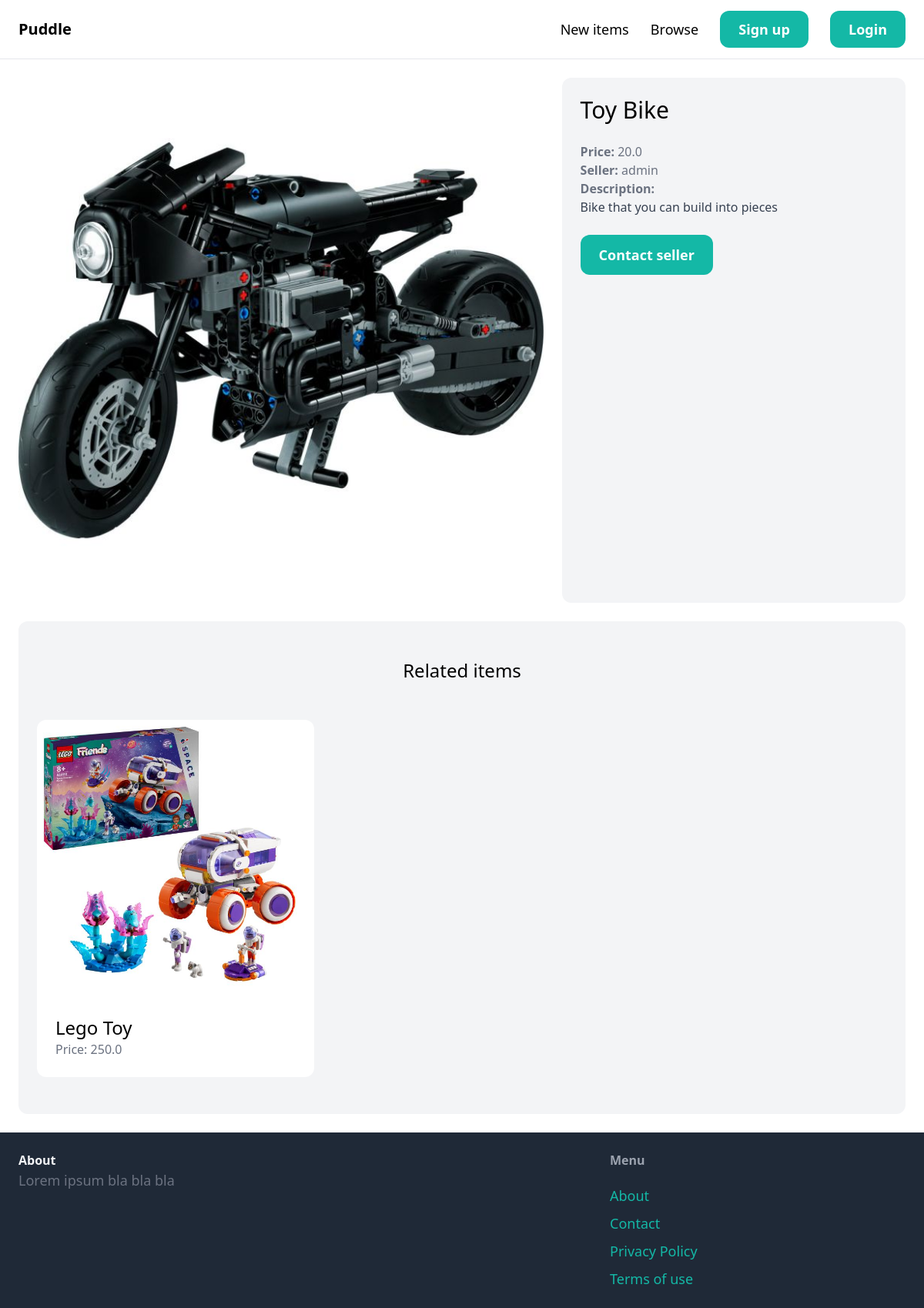
Before: /items/4/ with the older database file.
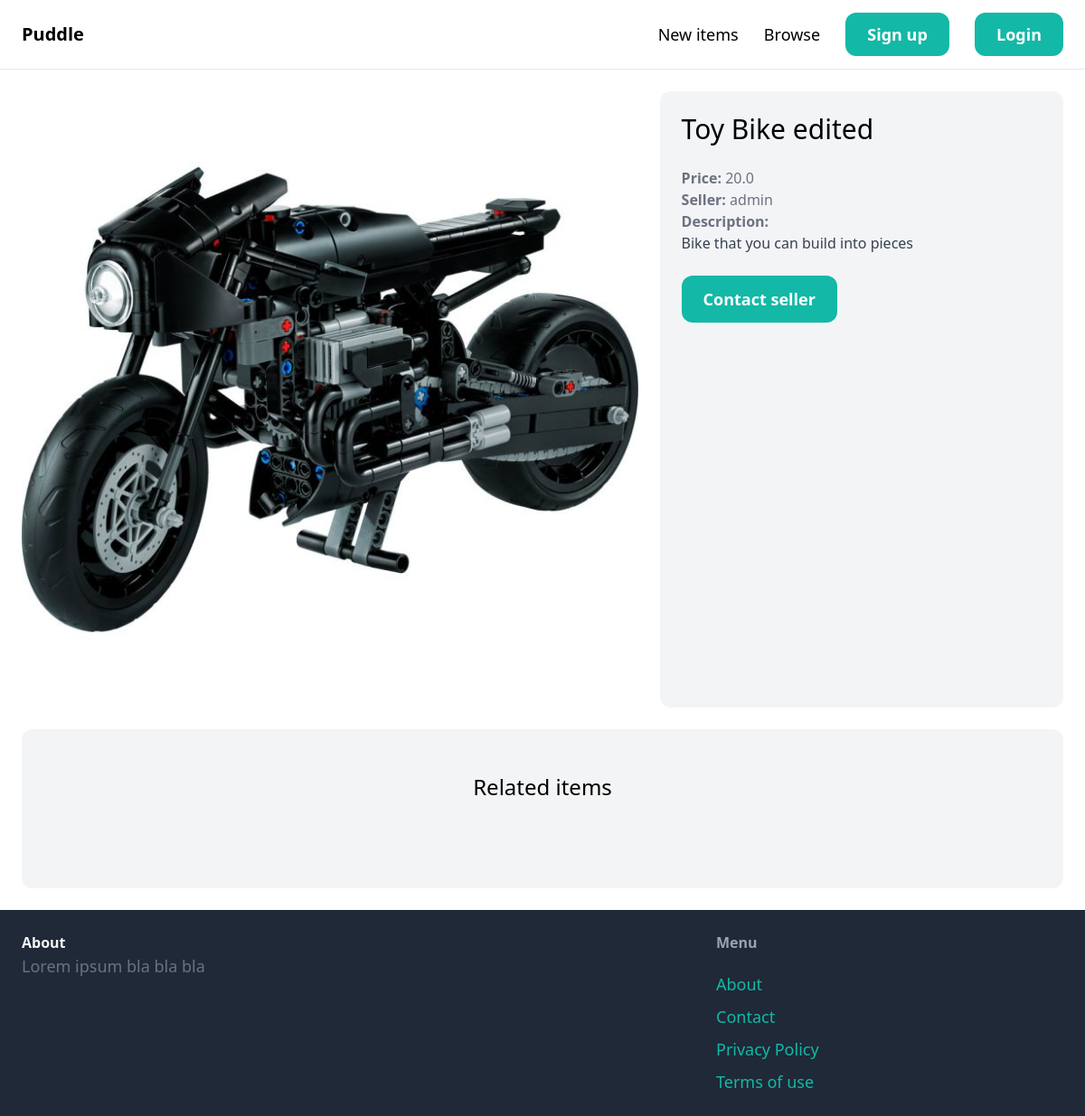
After: the same page with the newer database file.
### item/models.py (models this page shows, shortened)
class Item(models.Model):
    category = models.ForeignKey(Category, related_name='items', on_delete=models.CASCADE)
    name = models.CharField(max_length=255)
    description = models.TextField(blank=True, null=True)
    price = models.FloatField()
    image = models.ImageField(upload_to='item_images', blank=True, null=True)
    is_sold = models.BooleanField(default=False)
    created_by = models.ForeignKey(User, related_name='items', on_delete=models.CASCADE)
    created_at = models.DateTimeField(auto_now_add=True)

### item/views.py (the view)
# urls.py: path('<int:pk>/', views.detail, name='detail'),
def detail(request, pk):
    item = get_object_or_404(Item, pk=pk)
    related_items = Item.objects.filter(category=item.category, is_sold=False).exclude(pk=pk)[0:3]
    return render(request, 'item/detail.html', {
        'item': item,
        'related_items': related_items
    })

### item/templates/item/detail.html (shortened to what this page needs)
{% extends 'core/base.html' %}
{% block content %}
<div class="grid grid-cols-5 gap-6">
    <div class="col-span-3">
        <img src="{{ item.image.url }}" class="rounded-xl">
    </div>
    <div class="col-span-2 p-6 bg-gray-100 rounded-xl">
        <h1 class="mb-6 text-3xl">{{ item.name }}</h1>
        <p class="text-gray-500"><strong>Price: </strong>{{ item.price }}</p>
        <p class="text-gray-500"><strong>Seller: </strong>{{ item.created_by.username }}</p>
        {% if item.description %}
        <p class="text-gray-700">
            <strong class="text-gray-500">Description:</strong><br>
            {{ item.description }}
        </p>
        {% endif %}
        {% if request.user == item.created_by  %}
            <div class="mt-6 p-6 bg-white rounded-xl">
                <p>This is your item!</p>
                <a href="{% url 'item:edit' item.id %}" class="inline-block mt-6 px-6 py-3 text-lg font-semibold bg-teal-500 text-white rounded-xl hover:bg-teal-700">Edit</a>
                <a href="{% url 'item:delete' item.id %}" class="inline-block mt-6 px-6 py-3 text-lg font-semibold bg-red-500 text-white rounded-xl">Delete</a>
            </div>
        {% else %}
            <a href="#" class="inline-block mt-6 px-6 py-3 text-lg font-semibold bg-teal-500 text-white rounded-xl hover:bg-teal-700">Contact seller</a>
        {% endif %}
    </div>
</div>
<div class="mt-6 px-6 py-12 bg-gray-100 rounded-xl">
    <h2 class="mb-12 text-2xl text-center">Related items</h2>
    <div class="grid grid-cols-3 gap-3">
        {% for item in related_items %}
            <div>
                <a href="{% url 'item:detail' item.id %}">
                    <div>
                        <img src="{{ item.image.url }}" class="rounded-t-xl">
                        </div>
                    <div class="p-6 bg-white rounded-b-xl">
                        <h2 class="text-2xl">{{ item.name }}</h2>
                        <p class="text-gray-500">Price: {{ item.price }}</p>
                     </div>
                </a>
            </div>
        {% endfor %}
        </div>
 </div>
{% endblock %}

Changed rows visible on the page:
removed Item: image (picture), name "Lego Toy", price "250.0"
changed Item "Bike that you can build into pieces": name "Toy Bike" → "Toy Bike edited"
